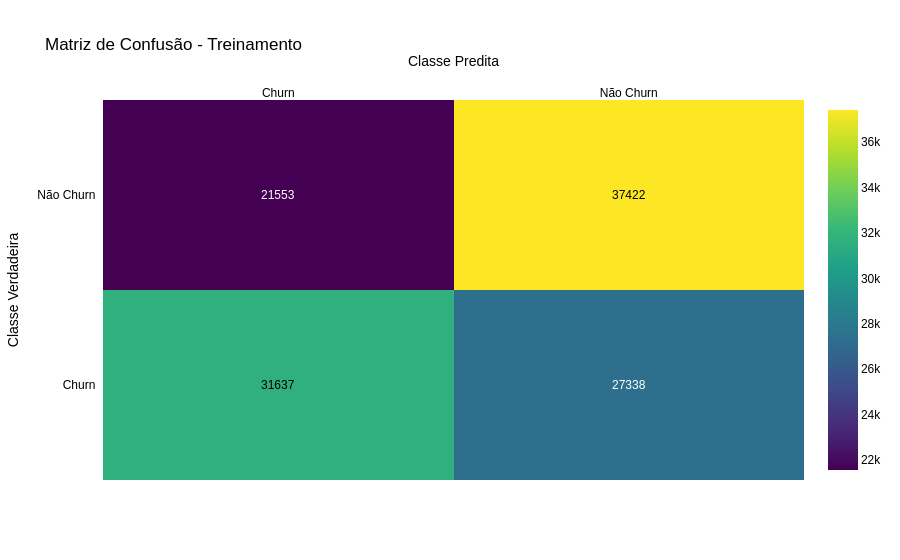

Notebook cell for this chart:
### Markdown cell above
Criando gráfico da matriz de confusão

### Code cell
import plotly.figure_factory as ff


conf_matrix = confusion_matrix(y_train, y_pred_train)

# Definindo nomes de classes
class_names = ['Churn', 'Não Churn']

# Plotando a matriz de confusão com Plotly
fig = ff.create_annotated_heatmap(
    z=conf_matrix,
    x=class_names,
    y=class_names,
    colorscale='Viridis',
    showscale=True
)

fig.update_layout(
    title='Matriz de Confusão - Treinamento',
    xaxis_title='Classe Predita',
    yaxis_title='Classe Verdadeira',
    font=dict(
        family="Arial",
        size=12,
        color="black"
    )
    
)

### Figure 1 — Plotly figure (JSON) as saved in the notebook; plotly's stock layout.template omitted (floating-point values rounded to 4 significant figures)
{"data": [{"colorscale": [[0, "#440154"], [0.1111, "#482878"], [0.2222, "#3e4989"], [0.3333, "#31688e"], [0.4444, "#26828e"], [0.5556, "#1f9e89"], [0.6667, "#35b779"], [0.7778, "#6ece58"], [0.8889, "#b5de2b"], [1, "#fde725"]], "reversescale": false, "showscale": true, "type": "heatmap", "x": ["Churn", "Não Churn"], "y": ["Churn", "Não Churn"], "z": [[31637, 27338], [21553, 37422]]}], "layout": {"annotations": [{"font": {"color": "#000000"}, "showarrow": false, "text": "31637", "x": "Churn", "xref": "x", "y": "Churn", "yref": "y"}, {"font": {"color": "#FFFFFF"}, "showarrow": false, "text": "27338", "x": "Não Churn", "xref": "x", "y": "Churn", "yref": "y"}, {"font": {"color": "#FFFFFF"}, "showarrow": false, "text": "21553", "x": "Churn", "xref": "x", "y": "Não Churn", "yref": "y"}, {"font": {"color": "#000000"}, "showarrow": false, "text": "37422", "x": "Não Churn", "xref": "x", "y": "Não Churn", "yref": "y"}], "font": {"color": "black", "family": "Arial", "size": 12}, "title": {"text": "Matriz de Confusão - Treinamento"}, "xaxis": {"dtick": 1, "gridcolor": "rgb(0, 0, 0)", "side": "top", "ticks": "", "title": {"text": "Classe Predita"}}, "yaxis": {"dtick": 1, "ticks": "", "ticksuffix": "  ", "title": {"text": "Classe Verdadeira"}}}}
